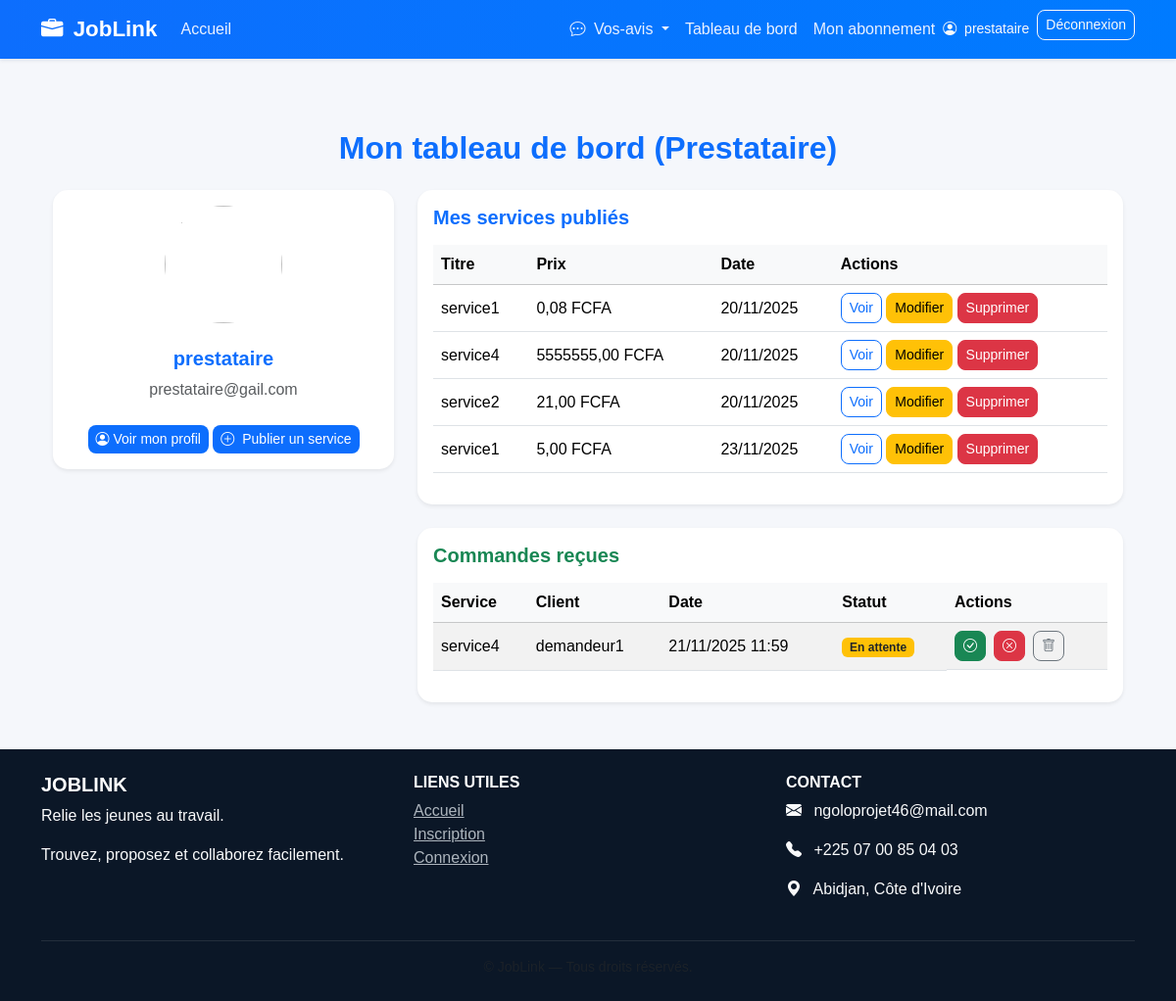
Page /tableau-prestataire/ (signed in) on the earlier database version.
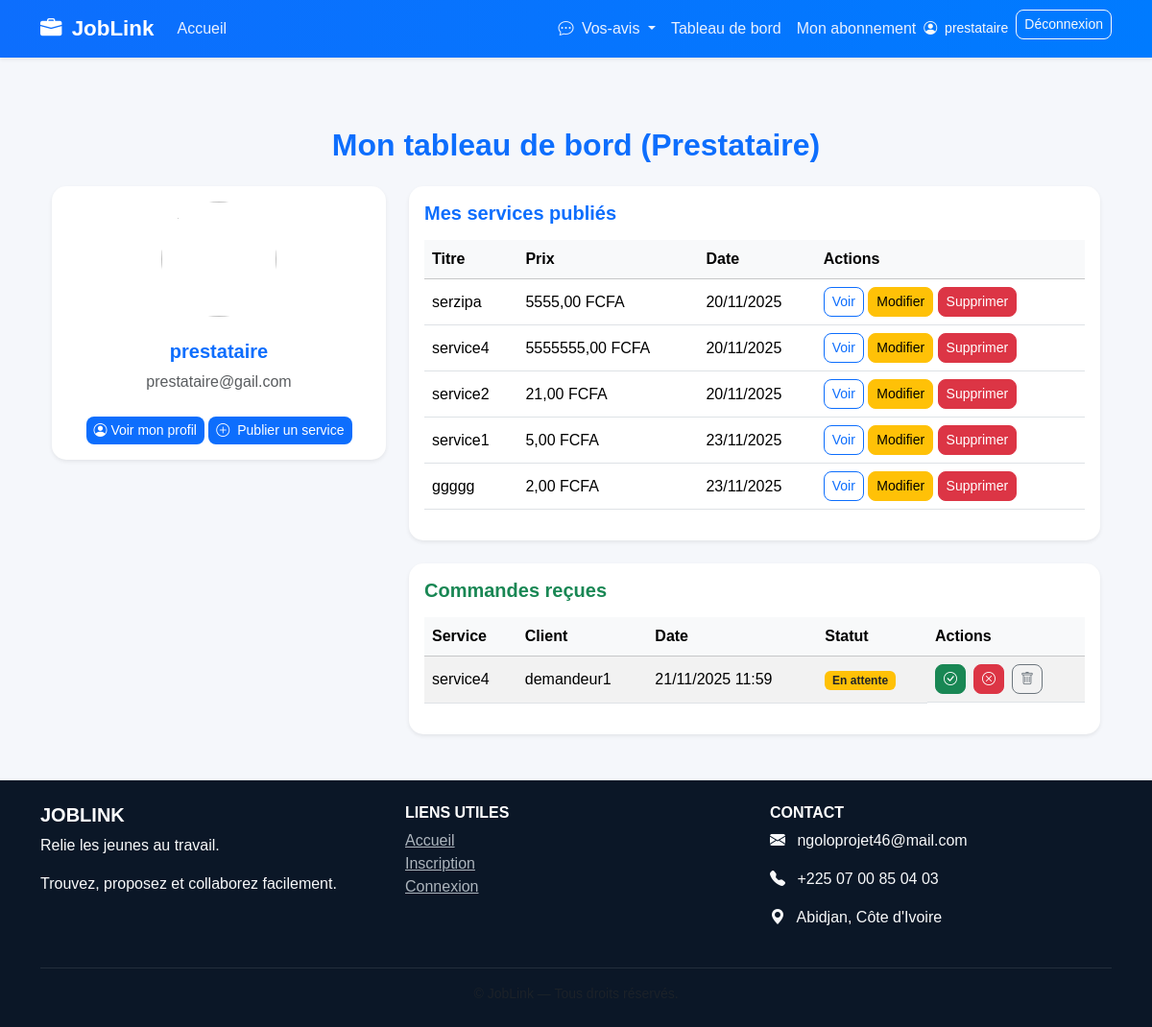
Same page on the later database version.
### core/models.py (models this page shows, shortened)
class Service(models.Model):
    VILLES_CI = [
        ("Abidjan", "Abidjan"),
        ("Bouaké", "Bouaké"),
        ("Daloa", "Daloa"),
        ("Yamoussoukro", "Yamoussoukro"),
        ("San-Pédro", "San-Pédro"),
        ("Korhogo", "Korhogo"),
        ("Man", "Man"),
        ("Gagnoa", "Gagnoa"),
    ]
    prestataire = models.ForeignKey(
        'Prestataire',
        on_delete=models.CASCADE,
        related_name='services'
    )
    titre = models.CharField(max_length=100)
    description = models.TextField()
    prix = models.DecimalField(max_digits=10, decimal_places=2)
    telephone = models.CharField(max_length=20, blank=True, null=True)
    adresse = models.CharField(max_length=255, blank=True, null=True)
    categorie = models.CharField(max_length=100)
    ville = models.CharField(max_length=50, choices=VILLES_CI, default="Abidjan")
    date_publication = models.DateTimeField(auto_now_add=True)
    disponible = models.BooleanField(default=True)
    image = CloudinaryField("image", blank=True, null=True)
    video = CloudinaryField(resource_type="video", blank=True, null=True)

class Commande(models.Model):
    service = models.ForeignKey(Service, on_delete=models.CASCADE)
    client = models.ForeignKey(User, on_delete=models.CASCADE, null=True, blank=True)
    demandeur = models.ForeignKey(Demandeur, on_delete=models.CASCADE)
    date_commande = models.DateTimeField(auto_now_add=True)
    statut_choices = [
        ('en_attente', 'En attente'),
        ('acceptee', 'Acceptée'),
        ('terminee', 'Terminée'),
        ('annulee', 'Annulée'),
    ]
    statut = models.CharField(max_length=20, choices=statut_choices, default='en_attente')

class Demandeur(models.Model):
    user = models.OneToOneField(User, on_delete=models.CASCADE)
    adresse = models.CharField(max_length=200, blank=True, null=True)

class User(AbstractUser):
    ROLE_CHOICES = (
        ('prestataire', 'Prestataire'),
        ('demandeur', 'Demandeur'),
    )
    role = models.CharField(max_length=20, choices=ROLE_CHOICES)
    phone = models.CharField(max_length=20, unique=True, null=True, blank=True)
    photo = CloudinaryField("photo_profil", blank=True, null=True)

### core/views.py (the view)
# urls.py: path('tableau-prestataire/', views.tableau_prestataire, name='tableau_prestataire'),
@login_required
def tableau_prestataire(request):
    try:
        prestataire = Prestataire.objects.get(user=request.user)
    except Prestataire.DoesNotExist:
        messages.error(request, "Aucun profil prestataire trouvé.")
        return redirect('home')
    services = Service.objects.filter(prestataire=prestataire)
    commandes = Commande.objects.filter(service__prestataire=prestataire)
    context = {
        'prestataire': prestataire,
        'services': services,
        'commandes': commandes,
    }
    return render(request, 'dashboard_prestataire.html', context)

### core/templates/dashboard_prestataire.html (shortened to what the changed rows need)
{% extends 'base.html' %}
{% block content %}
<div class="container py-5">
    <h2 class="mb-4 text-primary text-center fw-bold">Mon tableau de bord (Prestataire)</h2>
    <div class="row">
        <div class="col-md-8">
            <div class="card shadow-sm mb-4">
                <div class="card-body">
                    {% if services %}
                        <table class="table table-hover align-middle">
                            <thead class="table-light">
                                <tr>
                                    <th>Titre</th>
                                    <th>Prix</th>
                                    <th>Date</th>
                                    <th>Actions</th>
                                </tr>
                            </thead>
                            <tbody>
                                {% for service in services %}
                                    <tr>
                                        <td>{{ service.titre }}</td>
                                        <td>{{ service.prix }} FCFA</td>
                                        <td>{{ service.date_publication|date:"d/m/Y" }}</td>
                                        <td>
                                            <a href="{% url 'service_detail' service.pk %}" class="btn btn-sm btn-outline-primary">Voir</a>
                                            <a href="{% url 'modifier_service' service.id %}" class="btn btn-warning btn-sm">Modifier</a>
                                            <a href="{% url 'supprimer_service' service.id %}" class="btn btn-danger btn-sm"
                                               onclick="return confirm('Voulez-vous vraiment supprimer ce service ? 🗑');">
                                                Supprimer
                                            </a>
                                        </td>
                                    </tr>
                                {% endfor %}
                            </tbody>
                        </table>
                    {% else %}
                        <p class="text-muted">Vous n'avez publié aucun service pour le moment.</p>
                    {% endif %}
                </div>
            </div>
            <div class="card shadow-sm">
                <div class="card-body">
                    {% if commandes %}
                        <table class="table table-striped align-middle">
                            <thead class="table-light">
                                <tr>
                                    <th>Service</th>
                                    <th>Client</th>
                                    <th>Date</th>
                                    <th>Statut</th>
                                    <th>Actions</th>
                                </tr>
                            </thead>
                            <tbody>
                                {% for commande in commandes %}
                                    <tr>
                                        <td>{{ commande.service.titre }}</td>
                                        <td>{{ commande.demandeur.user.username }}</td>
                                        <td>{{ commande.date_commande|date:"d/m/Y H:i" }}</td>
                                        <td>
                                            {% if commande.statut == 'en_attente' %}
                                                <span class="badge bg-warning text-dark">En attente</span>
                                            {% elif commande.statut == 'acceptee' %}
                                                <span class="badge bg-primary">Acceptée</span>
                                            {% elif commande.statut == 'terminee' %}
                                                <span class="badge bg-success">Terminée</span>
                                            {% else %}
                                                <span class="badge bg-danger">Annulée</span>
                                            {% endif %}
                                        </td>
                                        <td class="d-flex gap-2">
                                            {% if commande.statut == 'en_attente' %}
                                                <a href="{% url 'accepter_commande' commande.id %}" class="btn btn-sm btn-success" title="Accepter">
                                                    <i class="bi bi-check-circle"></i>
                                                </a>
                                                <a href="{% url 'annuler_commande' commande.id %}" class="btn btn-sm btn-danger" title="Refuser">
                                                    <i class="bi bi-x-circle"></i>
                                                </a>
                                            {% elif commande.statut == 'acceptee' %}
                                                <a href="{% url 'terminer_commande' commande.id %}" class="btn btn-sm btn-primary" title="Marquer comme terminée">
                                                    <i class="bi bi-flag"></i>
                                                </a>
                                            {% endif %}
                                            <a href="{% url 'supprimer_commande_prestataire' commande.id %}"
                                               class="btn btn-sm btn-outline-secondary"
                                               onclick="return confirm('Voulez-vous vraiment supprimer cette commande reçue ? 🗑');"
                                               title="Supprimer définitivement">
                                                <i class="bi bi-trash"></i>
                                            </a>
                                        </td>
                                    </tr>
                                {% endfor %}
                            </tbody>
                        </table>
                    {% else %}
                        <p class="text-muted">Aucune commande reçue pour le moment.</p>
                    {% endif %}
                </div>
            </div>
        </div>
    </div>
</div>
{% endblock %}

Differences in the rows shown:
changed Service: titre "service1" → "serzipa"; prix "0,08" → "5555,00"
added Service: titre "ggggg", prix "2,00", date_publication "23/11/2025"
